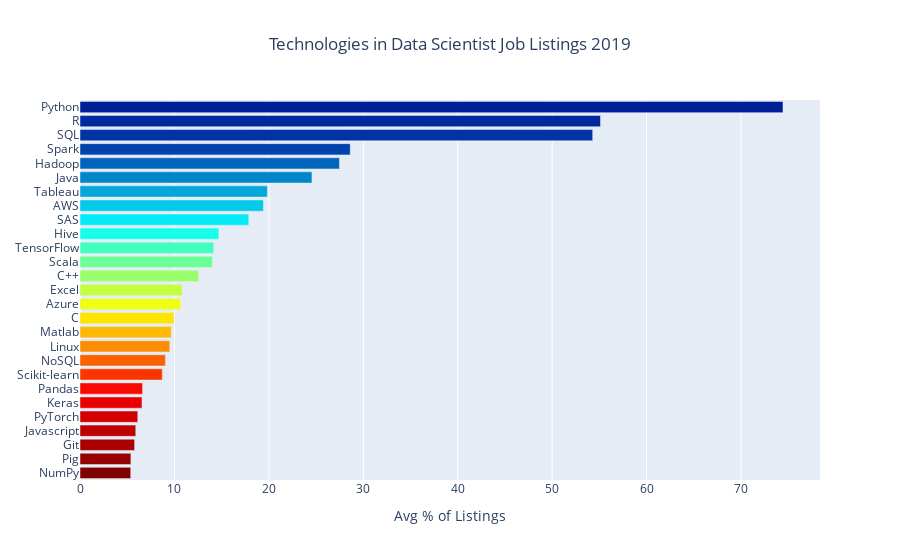

The code cell stored with this chart in its notebook:
### Code cell
cmax=50
cmin=200
color_s = np.linspace(cmin, cmax, 30)

data = [
    go.Bar(
        y=df_over_five_g.index,          
        x=df_over_five_g['2019']*100,
        orientation='h',
        marker=dict(
            colorscale='Jet',
            color=color_s
        ),
    )
]

layout = {
    'title': 'Technologies in Data Scientist Job Listings 2019',
    'xaxis': {'title': 'Avg % of Listings', },
    'yaxis': {'tickmode': 'linear'},
    'title_x':0.5,
    'height': 700
    
}

fig = go.Figure(data=data, layout=layout)
py.iplot(fig)

### Figure 1 — Plotly figure (JSON) as saved in the notebook; plotly's stock layout.template omitted (floating-point values rounded to 4 significant figures)
{"data": [{"marker": {"color": [200, 194.8, 189.7, 184.5, 179.3, 174.1, 169.0, 163.8, 158.6, 153.4, 148.3, 143.1, 137.9, 132.8, 127.6, 122.4, 117.2, 112.1, 106.9, 101.7, 96.55, 91.38, 86.21, 81.03, 75.86, 70.69, 65.52, 60.34, 55.17, 50], "colorscale": [[0, "rgb(0,0,131)"], [0.2, "rgb(0,60,170)"], [0.4, "rgb(5,255,255)"], [0.6, "rgb(255,255,0)"], [0.8, "rgb(250,0,0)"], [1, "rgb(128,0,0)"]]}, "orientation": "h", "type": "bar", "x": [5.373, 5.39, 5.781, 5.905, 6.118, 6.566, 6.627, 8.714, 9.044, 9.508, 9.669, 9.944, 10.67, 10.81, 12.57, 14.02, 14.16, 14.71, 17.87, 19.43, 19.84, 24.57, 27.48, 28.62, 54.3, 55.12, 74.45], "y": ["NumPy", "Pig", "Git", "Javascript", "PyTorch", "Keras", "Pandas", "Scikit-learn", "NoSQL", "Linux", "Matlab", "C", "Azure", "Excel", "C++", "Scala", "TensorFlow", "Hive", "SAS", "AWS", "Tableau", "Java", "Hadoop", "Spark", "SQL", "R", "Python"]}], "layout": {"autosize": true, "title": {"text": "Technologies in Data Scientist Job Listings 2019", "x": 0.5}, "xaxis": {"autorange": true, "range": [0, 78.37], "title": {"text": "Avg % of Listings"}, "type": "linear"}, "yaxis": {"autorange": true, "range": [-0.5, 26.5], "tickmode": "linear", "type": "category"}}}
